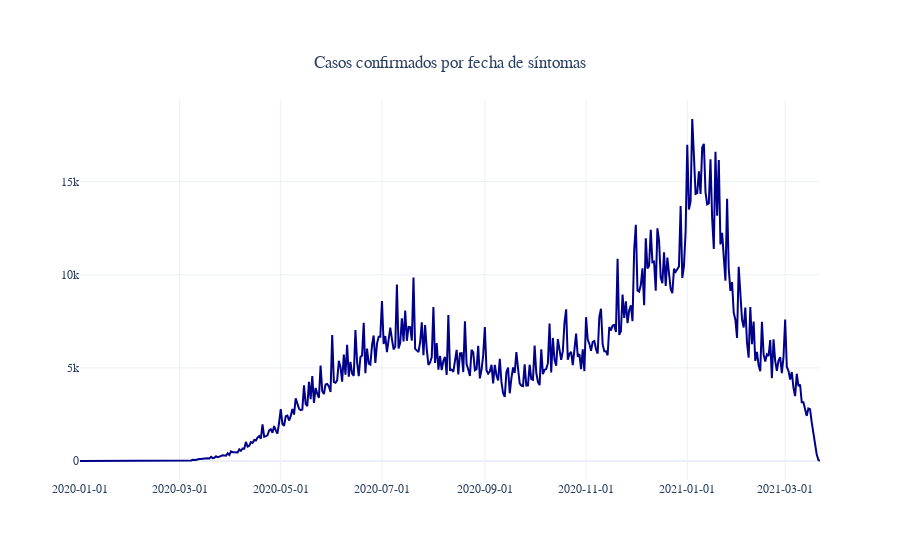

The code cell stored with this chart in its notebook:
### Code cell
# Series Confirmados

fig = go.Figure()

fig.add_trace( go.Scatter( x = Series_Casos['Fecha'], y = Series_Casos['Confirmados'], 
                          name = 'Confirmados', line_color = 'darkblue' ) )

fig.update_layout( template = 'plotly_white', # "plotly", "plotly_white", "ggplot2", "seaborn", "simple_white", "none"
                  barmode = 'overlay', 
                  title = { 'text': 'Casos confirmados por fecha de síntomas',
                           'y':0.9, 'x':0.5, 'xanchor': 'center', 'yanchor': 'top'}, 
                  font_family = 'Calibri Light')

fig.update_xaxes(tickformat = '%Y-%m-%d') # (tickangle = 90, tickformat = '%Y-%m-%d')

fig.show()

### Figure 1 — Plotly figure (JSON) as saved in the notebook; plotly's stock layout.template omitted (floating-point values rounded to 4 significant figures; data arrays with more than 128 entries replaced by an {"elided": "..."} marker saying what was removed)
{"data": [{"line": {"color": "darkblue"}, "name": "Confirmados", "type": "scatter", "x": {"elided": "447 str values"}, "y": {"elided": "447 int values"}}], "layout": {"barmode": "overlay", "font": {"family": "Calibri Light"}, "title": {"text": "Casos confirmados por fecha de síntomas", "x": 0.5, "xanchor": "center", "y": 0.9, "yanchor": "top"}, "xaxis": {"tickformat": "%Y-%m-%d"}}}
